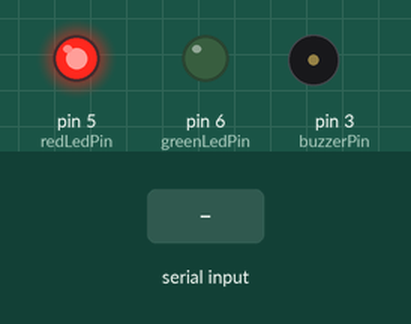
The sketch below on a simulated Arduino Uno, built with avr-gcc and run on an emulated ATmega328P. Shown: output pins drawn as LEDs (lit = HIGH), buzzer (waves = sounding). The test bench sets the inputs (shaded band).

Above: at 1.2 s.
1.3 s: "90,45\n" received over Serial
At 1.44 s:
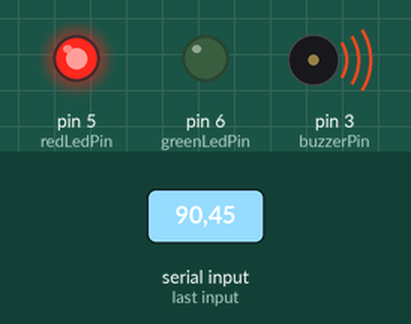
Timing chart, 0 to 4.3 s (numbered marks = the images above; inputs shaded):
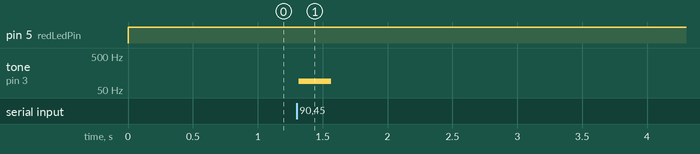

Measured:
- after the input at 1.3 s, tone on pin 3 (buzzerPin): silent → 90 Hz at once, → silent 0.25 s later

The sketch:

PianoBluetooth.2.ino
```cpp
//dirrecion de los componentes
const int buzzerPin = 3;
const int redLedPin = 5;
const int greenLedPin = 6;

const int bufferSize = 32;// largo del mensaje en el buffer, 1 float
char recivedChar[bufferSize];
int incomingBytes[bufferSize];
float frequency  = 0; //donde se almacenara el mensaje pasado a float

int incomingByte =0;
boolean newData  = false;

void setup() {

  pinMode(greenLedPin,OUTPUT);
  pinMode(redLedPin,OUTPUT);
  Serial.begin(9600);//init puerto  COM5
  Serial.setTimeout(1);
}

void loop() {
    ReadBuffer();
    ShowData();
}

void ReadBuffer()
{
     char reciver;
     char endMarker = '\n';
     static  byte index =0;


  while(Serial.available() > 0 && newData == false){
       reciver = Serial.read();

       if(reciver != endMarker ){
          recivedChar[index] = reciver;
          index ++;

          if(index >= bufferSize)
          {
            index = bufferSize -1;
          }
        }else{
          recivedChar[index] = '\0';
          index = 0;
          newData = true;
          delay(10);
        }
  }

}
void PlaySound(float _frequency){
   tone(buzzerPin,_frequency,250); //
   delay(251);

   noTone(buzzerPin);
}
void ShowData(){
  if(newData == true){
    frequency = atof(recivedChar);
    PlaySound(frequency);

    digitalWrite(redLedPin,LOW);
    digitalWrite(greenLedPin,HIGH);
    newData = false;

  }else{
      digitalWrite(buzzerPin, LOW);
      digitalWrite(redLedPin,HIGH);
      digitalWrite(greenLedPin,LOW);
  }
}
```
